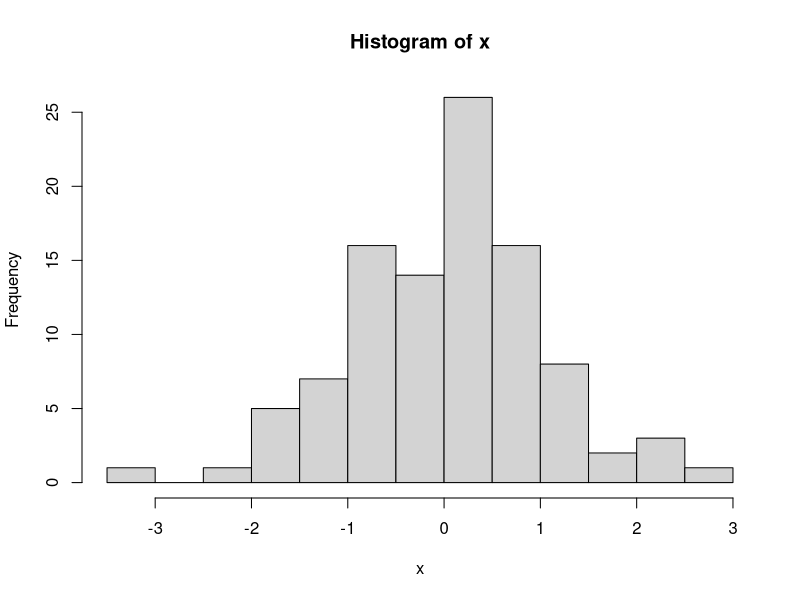

Recreate this plot in R.
## ---- chunk 1
knitr::opts_chunk$set(echo = TRUE)
## ---- chunk 2
knitr::include_url("x")
## ---- chunk 3
x = rnorm(100)
(mean = mean (x))
(median = median(x))
(variance = var(x))
if(mean == 0){
  print("The mean is equal to the theoretical value")
} else{
  print("The mean is not equal to the theoretical value")
}
if(median == 0){
  print("The median is equal to the theoretical value")
} else{
  print("The median is not equal to the theoretical value")
}
if(variance == 1){
  print("The variance is equal to the theoretical value")
} else{
  print("The variance is not equal to the theoretical value")
}
## ---- chunk 4
hist(x)
